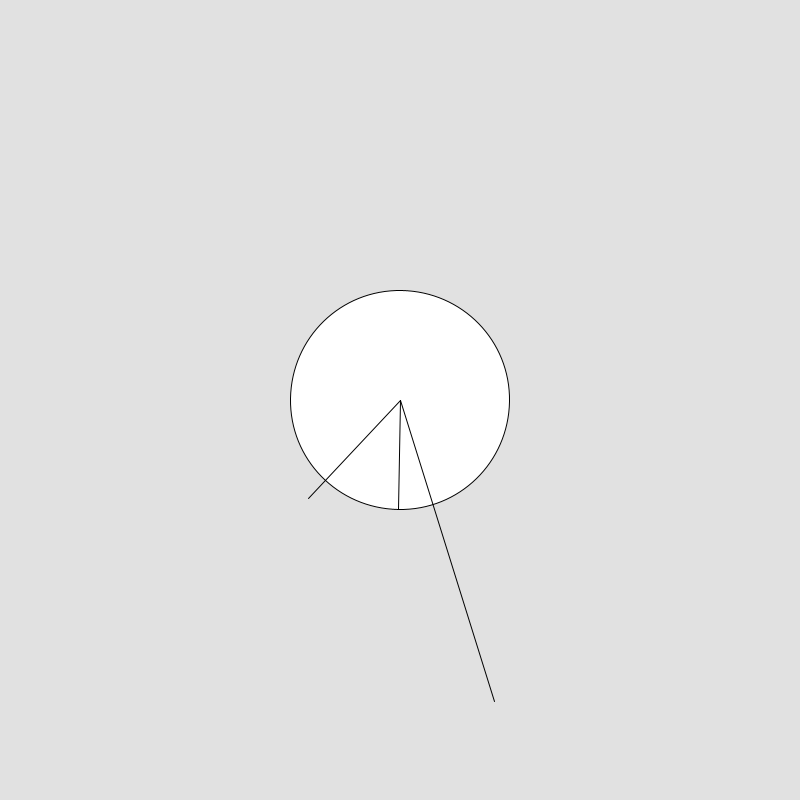
Frame 1 (no input)
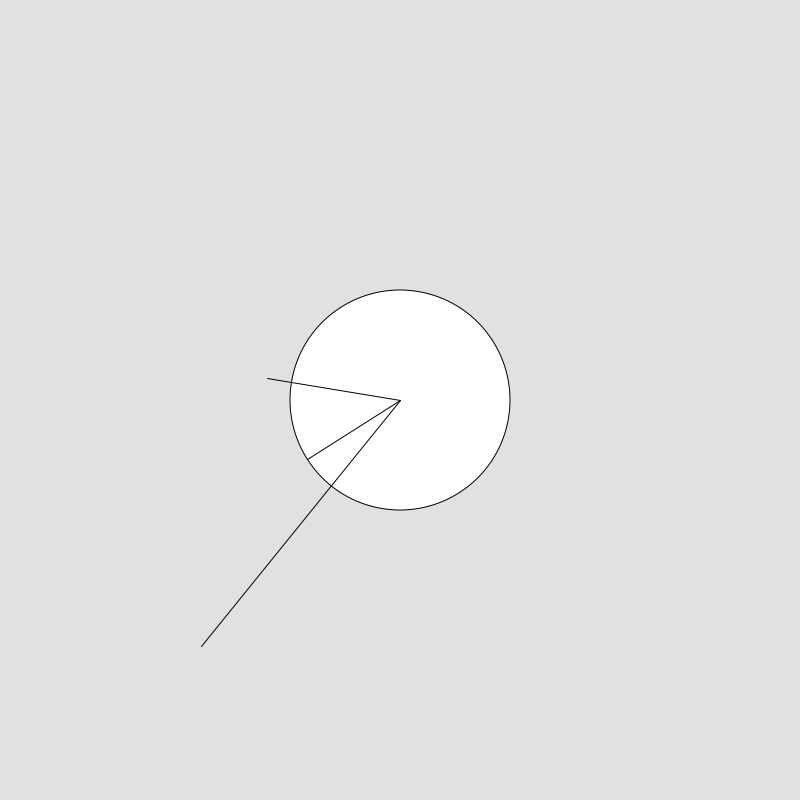
Frame 60 (the mouse pressed at the canvas centre just before this capture)
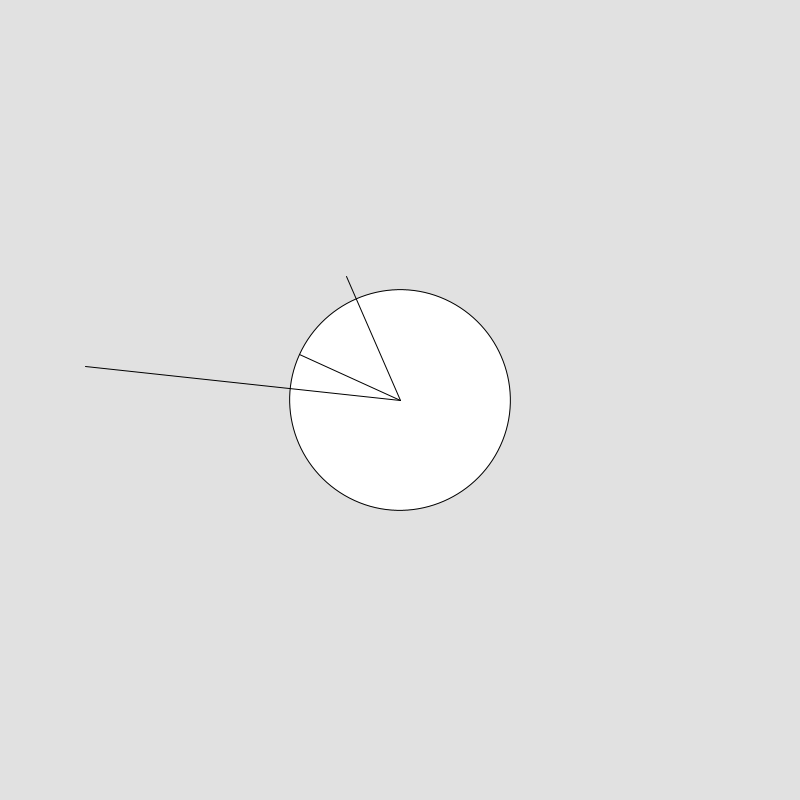
Frame 120 (the mouse held since frame 60 and released just before this capture)

The Processing sketch that drew these frames (run headless with seeded random() and noise(); from frame 60 on, the mouse is pressed at the canvas centre):

// Processing sketch: sketch_210907a
// ── sketch_210907a.pde
void setup() {
size(800,800);}
void draw() {
   translate(400,400);
 background(225);
   rotate(frameCount/60.0);
circle(0,0,220);
line(0,0,0,110);
line(0,0,-90,100);
line(0,0,100,300);
}
